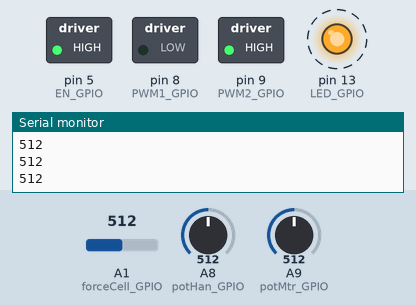
A sketch run on a simulated Arduino Mega 2560, built with avr-gcc and run on an emulated ATmega2560. Shown: switched loads named in the sketch (green lamp = pin HIGH), output pins drawn as LEDs (lit = HIGH), the last lines printed to the serial monitor. Dashed ring = blinking. The inputs (shaded band) are chosen by the test bench; at power-on: A9 (potMtr_GPIO) = 512, A1 (forceCell_GPIO) = 512, A8 (potHan_GPIO) = 512.

Above: at 1.2 s.
1.3 s: A9 (potMtr_GPIO) set to 716
At 3.8 s:
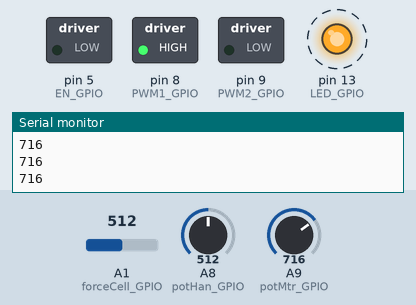
4.3 s: A9 (potMtr_GPIO) set to 779
6.5 s: A9 (potMtr_GPIO) set to 812
At 8.8 s:
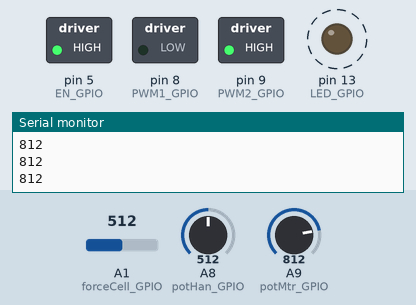
9.5 s: A9 (potMtr_GPIO) set to 122
At 10.5 s:
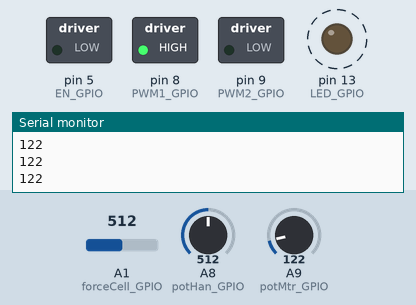
12.5 s: A9 (potMtr_GPIO) set to 264
14.5 s: A9 (potMtr_GPIO) set to 290
At 15.5 s:
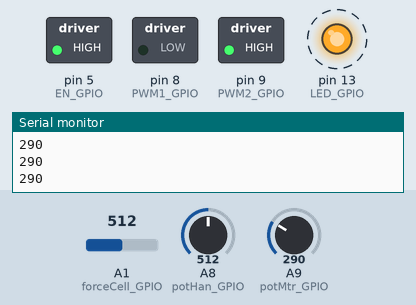
Timing chart, 0 to 18.5 s (numbered marks = the images above; inputs shaded):
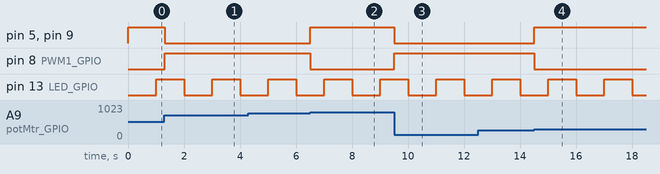

Measured:
- the behaviour switches between 793 and 794 on A9 (potMtr_GPIO) (found by bisection; images 1 and 2)
- the behaviour switches between 280 and 281 on A9 (potMtr_GPIO) (found by bisection; images 3 and 4)
- after the input at 1.3 s, pin 5 (EN_GPIO), pin 9 (PWM2_GPIO): HIGH → LOW at once; pin 8 (PWM1_GPIO): LOW → HIGH at once
- after the input at 6.5 s, pin 5 (EN_GPIO), pin 9 (PWM2_GPIO): LOW → HIGH at once; pin 8 (PWM1_GPIO): HIGH → LOW at once
- after the input at 9.5 s, pin 5 (EN_GPIO), pin 9 (PWM2_GPIO): HIGH → LOW at once; pin 8 (PWM1_GPIO): LOW → HIGH at once
- after the input at 14.5 s, pin 5 (EN_GPIO), pin 9 (PWM2_GPIO): LOW → HIGH at once; pin 8 (PWM1_GPIO): HIGH → LOW at once
- by itself, pin 13 (LED_GPIO): alternates HIGH for 1.0 s and LOW for 1.0 s

The sketch:

MtrCntrl.ino
```cpp
#include "MtrCntrl.h"


unsigned long timeNow;
unsigned long timePrev;
unsigned long diffTime;
unsigned long timeLater;

/* Classes */
MotorControl mtrCntrl;
mtrPosUnwrap snsfFilter;

TimerFive heartBeatTimer;
TimerFour teleTimer;
TimerThree cntrlTimer;

void setup() {
  Serial.begin(115200);

  /* GPIO Set */
  pinMode(LED_GPIO, OUTPUT);
  pinMode(EN_GPIO, OUTPUT);
  pinMode(PWM2_GPIO, OUTPUT);
  pinMode(PWM1_GPIO, OUTPUT);

  // ----- Init Timers ---------//
   /* -- 1 Hz -- */
  heartBeatTimer.initialize();
  heartBeatTimer.attachInterrupt(heartBeat, HeartBeatRate);

  /* -- 500 Hz -- */
  teleTimer.initialize();
  teleTimer.attachInterrupt(teleExec, TelemetryRate);

  /* -- 1000 Hz -- */
  cntrlTimer.initialize();
  cntrlTimer.attachInterrupt(mtrExec, ControlRate);
  cntrlTimer.pwm(EN_GPIO, 0, ControlRate);

  // ----- Init Motor Controller ---------//
  mtrCntrl.Init(&cntrlTimer);
  snsfFilter.setFilter(1);
  snsfFilter.setThreshold(20);
  snsfFilter.init(mtrCntrl.getPosCnts());

  Serial.println(" Init complete! ");

}

void loop() {

  // ----- Check for new commands via serial ---------//
  if (Serial.available()) {
    mtrCntrl.cmdCnts = Serial.parseInt();

   // numRxBytes = Serial.readBytesUntil('\n',serialBuffer,64);
  }


  //mtrCntrl.pwmCmd = 3000;
  // ----- Print data based on Timer 4 ISR ---------//
  if (printFlag == 1){
    printMe();
   // Serial.println(diffTime);
    //Serial.println(timeNow - timeLater);

    printFlag = 0;
  }
}


void mtrExec()
{

  timeNow = micros();
    mtrCntrl.readSensor();

    snsfFilter.unwrapAlgo(mtrCntrl.getPosCnts());
    mtrCntrl.setPosCnts(snsfFilter.getPosCounts());

    mtrCntrl.mtrVel_rpm = ((float)snsfFilter.diffCounts)*mtrCntrl.CNTPS2RPM;
    mtrCntrl.execCntrl();
    mtrCntrl.updatePWM();

   timeLater = micros();

   //diffTime = timeNow - timePrev;
   diffTime = timeLater  - timeNow;
   timePrev = timeNow;


}


void teleExec()
{
  printFlag = 1;
 // memcpy(serialRxBuf.bytes, serialBuffer,numRxBytes);

 // if (serialRxBuf.ID == 1){
  //  mtrCntrl.pwmCmd = serialRxBuf.Data1;
  //}
}


void heartBeat()
{
  //PORTB ^= _BV(PB5);

  digitalWrite(LED_BUILTIN, !digitalRead(LED_BUILTIN));
}

void printMe()
{

//    Serial.print(snsfFilter.augMtrPos);
//    Serial.print("    ");
//    Serial.print(snsfFilter.sampledMtrPos);
//    Serial.print("    ");
//    Serial.print(snsfFilter.predictMode_crit_1);
//    Serial.print("    ");
//    Serial.print(snsfFilter.predictMode_crit_2);
//    Serial.print("    ");
//    Serial.print(snsfFilter.predictMode_crit_3);
//    Serial.print("    ");
//    Serial.print(snsfFilter.predictMode_crit_4);
//    Serial.print("    ");
//    Serial.print(snsfFilter.predictMode_crit_5);
//    Serial.print("    ");
//    Serial.print(snsfFilter.PREDICT);
//    Serial.print("    ");
//    Serial.print(snsfFilter.TRACKING);
//    Serial.print("    ");
//    Serial.print(snsfFilter.AQRTRACK);
//    Serial.print("    ");


    Serial.println(mtrCntrl.sampledMtrPos);


//    Serial.print("");
//    Serial.println(mtrCntrl.potHanCnts);


// if(bufferHeadIdx != bufferIdx){
  //  Serial.write(serialBuffer[bufferHeadIdx:bufferHeadIdx+8], 8);
 //   bufferHeadIdx = bufferHeadIdx +8;
 // }

}
```

MtrCntrl.h
```cpp
#ifndef MTRCNTRL_H
#define MTRCNTRL_H

#include <avr/io.h>
#include <avr/interrupt.h>
#include "Arduino.h"
#include "fastADC.h"
#include "TimerFour.h"
#include "TimerFive.h"
#include "MtrCntrlClass.h"
#include "mtrPosUnwrap.h"
#include <math.h>

/* #defines */
int ControlRate     = 1000.0;   // 1000 Hz, microseconds
float HeartBeatRate = 1e6;  // 1 Hz, microseconds
int TelemetryRate   = 20000; // 500 Hz, microseconds

int EN_GPIO         = 5;
int PWM2_GPIO       = 9;
int PWM1_GPIO       = 8;
int LED_GPIO        = 13;
int forceCell_GPIO  = A1;
int potMtr_GPIO     = A9;
int potHan_GPIO     = A8;

/*
 * tq   0
 * cnts 1023
 *
 */


/* Function Prototypes */
void teleExec();
void mtrExec();
void heartBeat();
void printMe();

/* Globals */
volatile int printFlag = 0;
int numRxBytes         = 0;
byte serialBuffer[64];

volatile int bufferHeadIdx = 0;
volatile int bufferTailIdx = 0;
volatile int bufferIdx     = 0;


/* -- Unions of Serial Buffer -- */
union {
  byte  ID;    // 1 byte
  int   Data1;  // 2 bytes
  int   Data2;  // 2 bytes
  unsigned char bytes[5];
  } serialRxBuf;

union {
  int   val1;  // 2 bytes
  int   val2;  // 2 bytes
  float val3;  // 4 bytes
  unsigned char bytes[8];
  } serialTxBuf;

  #endif
```

MtrCntrlClass.cpp
```cpp
#include "MtrCntrlClass.h"
#include <avr/io.h>
#include <avr/interrupt.h>


void MotorControl::Init(TimerThree* Timer3)
{

  _Timer3 = Timer3;
  digitalWrite(PWM2_GPIO, HIGH);
  digitalWrite(PWM1_GPIO, LOW);

  readSensor();
  pwmCmdPrev = 0;
  pwmCmd = 0;


}

void MotorControl::readSensor()
{
  potMtrCnts    = analogRead(potMtr_GPIO);
  potHanCnts    = 1023- analogRead(potHan_GPIO);
  forceCellCnts = analogRead(forceCell_GPIO);

  sampledMtrPos = potMtrCnts;

  //pwmCmd = forceCellCnts*4;

}


void MotorControl::execCntrl()
{
  int PWMCmdTemp = 0;

   PWMCmdTemp = ceil((potHanCnts - sampledMtrPos)*80);
    pwmCmd = map(PWMCmdTemp, -500, 500, 2500, 4095);
}

void MotorControl::updatePWM()
{
  if (pwmCmd != pwmCmdPrev){
    pwmCmdPrev = pwmCmd;
    //printFlag = 1;
     if (pwmCmd == 0)    { // Turn off if 0
          _Timer3->setPwmDuty(EN_GPIO, 0);
        }
        else if (pwmCmd > 0) { // Positive direction
          digitalWrite(PWM2_GPIO, HIGH);
          digitalWrite(PWM1_GPIO, LOW);
          _Timer3->setPwmDuty(EN_GPIO, pwmCmd);
        }
        else if (pwmCmd < 0) { // Negative direction
          digitalWrite(PWM2_GPIO, LOW);
          digitalWrite(PWM1_GPIO, HIGH);
          _Timer3->setPwmDuty(EN_GPIO, pwmCmd);
        }
        else {
           _Timer3->setPwmDuty(EN_GPIO, 0);
        }
    }
}


int  MotorControl::getPosCnts()
{
  return sampledMtrPos;

}

void  MotorControl::setPosCnts(int cntsIn)
{
  sampledMtrPos = cntsIn;

}
```

MtrCntrlClass.h
```cpp
#include <avr/io.h>
#include <avr/interrupt.h>
#include "Arduino.h"
#include "TimerThree.h"

extern int EN_GPIO;
extern int PWM2_GPIO;
extern int PWM1_GPIO;
extern int LED_GPIO;
extern int forceCell_GPIO;
extern int potMtr_GPIO;
extern int potHan_GPIO;
extern int ControlRate;


class MotorControl
{
  public:
    // Pre Calcs
    float CNTPS2RPM = (60.0/1023.0)/(ControlRate*1.0e-6);

    int sampledMtrPos;

    int cmdCnts = 0;

    // ADCs counts
    volatile int potMtrCnts      = 0;
    volatile int potHanCnts      = 0;
    volatile int forceCellCnts   = 0;

    // Calculated values
    volatile float mtrVel_rpm = 0;

    // Command Variables
    int pwmCmdPrev;
    int pwmCmd;

    char printData[50];
    int printFlag = 0;
    TimerThree* _Timer3;

    // methods
    void Init(TimerThree* Timer3);
    void readSensor();
    void execCntrl();
    void updatePWM();
	  int  getPosCnts();
    void setPosCnts(int cntsIn);
};

/* ---------------------------------*/
/* ----------- Timer 4--------------*/
/* ---------------------------------*/
//
//void initTimer4()
//{
//  unsigned char clockSelectBits;
//
//  TCCR4A = 0;
//  TCCR4B = 0;
//  TCNT4  = 0;
//
//  OCR4A = 15624;            //1 Hz, fclock/(prescaler * rate) - 1
//  TCCR4B |= (1 << WGM42);   // CTC mode
//  TCCR4B |= (1 << CS40) | (1 << CS42);    // 256 prescaler
//  TIMSK4 |= (1 << OCIE4A);  // enable timer compare interrupt
//
//}
/* ISR for Timer 4 */
//ISR(TIMER4_COMPA_vect)          // timer compare interrupt service routine
//{
//  printFlag = 1;
 // PORTB ^= _BV(PB5);  // Toggle pin 13
//  digitalWrite(LED_GPIO, digitalRead(LED_GPIO) ^ 1);
//}
```

TimerFive.cpp
```cpp
// (licence header left out)
#include "TimerFive.h"
             // preinstatiate

ISR(TIMER5_OVF_vect)          // interrupt service routine that wraps a user defined function supplied by attachInterrupt
{
  heartBeatTimer.isrCallback();
}

void TimerFive::initialize(long microseconds)
{
  TCCR5A = 0;                 // clear control register A
  TCCR5B = _BV(WGM53);        // set mode as phase and frequency correct pwm, stop the timer
  setPeriod(microseconds);
}

void TimerFive::setPeriod(long microseconds)
{
  long cycles = (F_CPU * microseconds) / 2000000;                                // the counter runs backwards after TOP, interrupt is at BOTTOM so divide microseconds by 2
  if(cycles < RESOLUTION)              clockSelectBits = _BV(CS50);              // no prescale, full xtal
  else if((cycles >>= 3) < RESOLUTION) clockSelectBits = _BV(CS51);              // prescale by /8
  else if((cycles >>= 3) < RESOLUTION) clockSelectBits = _BV(CS51) | _BV(CS50);  // prescale by /64
  else if((cycles >>= 2) < RESOLUTION) clockSelectBits = _BV(CS52);              // prescale by /256
  else if((cycles >>= 2) < RESOLUTION) clockSelectBits = _BV(CS52) | _BV(CS50);  // prescale by /1024
  else        cycles = RESOLUTION - 1, clockSelectBits = _BV(CS52) | _BV(CS50);  // request was out of bounds, set as maximum
  ICR5 = pwmPeriod = cycles;                                                     // ICR1 is TOP in p & f correct pwm mode
  TCCR5B &= ~(_BV(CS50) | _BV(CS51) | _BV(CS52));
  TCCR5B |= clockSelectBits;                                                     // reset clock select register
}

void TimerFive::setPwmDuty(char pin, int duty) // expects duty cycle to be 12 bit 4096 (50%=2048, 100%=4096)
{
  unsigned long dutyCycle = pwmPeriod;
  dutyCycle *= duty;
  dutyCycle >>= 12;
  if(pin == 46) {OCR5A = dutyCycle;}
  if(pin == 45) {OCR5B = dutyCycle;}
  if(pin == 44) {OCR5C = dutyCycle;}
}

void TimerFive::pwm(char pin, int duty, long microseconds)  // expects duty cycle to be 12 bit 4096 (50%=2048, 100%=4096)
{
  if(microseconds > 0) setPeriod(microseconds);

	// sets data direction register for pwm output pin
	// activates the output pin
  if(pin == 46) { DDRL |= _BV(PORTL3); TCCR5A |= _BV(COM5A1); }
  if(pin == 45) { DDRL |= _BV(PORTL4); TCCR5A |= _BV(COM5B1); }
  if(pin == 44) { DDRL |= _BV(PORTL5); TCCR5A |= _BV(COM5C1); }
  setPwmDuty(pin, duty);
  start();
}

void TimerFive::disablePwm(char pin)
{
  if(pin == 46) TCCR5A &= ~_BV(COM5A1);   // clear the bit that enables pwm on PL3
  if(pin == 45) TCCR5A &= ~_BV(COM5B1);   // clear the bit that enables pwm on PL4
  if(pin == 44) TCCR5A &= ~_BV(COM5C1);   // clear the bit that enables pwm on PL5
}

void TimerFive::attachInterrupt(void (*isr)(), long microseconds)
{
  if(microseconds > 0) setPeriod(microseconds);
  isrCallback = isr;                                       // register the user's callback with the real ISR
  TIMSK5 = _BV(TOIE5);                                     // sets the timer overflow interrupt enable bit
  sei();                                                   // ensures that interrupts are globally enabled
  start();
}

void TimerFive::detachInterrupt()
{
  TIMSK5 &= ~_BV(TOIE5);                                   // clears the timer overflow interrupt enable bit
}

void TimerFive::start()
{
  TCCR5B |= clockSelectBits;
}

void TimerFive::stop()
{
  TCCR5B &= ~(_BV(CS50) | _BV(CS51) | _BV(CS52));          // clears all clock selects bits
}

void TimerFive::restart()
{
  TCNT5 = 0;
}
```

TimerFive.h
```cpp
// (licence header left out)
#include <avr/io.h>
#include <avr/interrupt.h>

#define RESOLUTION 65536    // Timer5 is 16 bit

class TimerFive
{
  public:

    // properties
    unsigned int pwmPeriod;
    unsigned char clockSelectBits;

    // methods
    void initialize(long microseconds=1000000);
    void start();
    void stop();
    void restart();
    void pwm(char pin, int duty, long microseconds=-1);
    void disablePwm(char pin);
    void attachInterrupt(void (*isr)(), long microseconds=-1);
    void detachInterrupt();
    void setPeriod(long microseconds);
    void setPwmDuty(char pin, int duty);
    void (*isrCallback)();
};

extern TimerFive heartBeatTimer;
```

TimerFour.cpp
```cpp
// (licence header left out)
#include "TimerFour.h"


ISR(TIMER4_OVF_vect)          // interrupt service routine that wraps a user defined function supplied by attachInterrupt
{
  teleTimer.isrCallback();
}

void TimerFour::initialize(long microseconds)
{
  TCCR4A = 0;                 // clear control register A
  TCCR4B = _BV(WGM43);        // set mode as phase and frequency correct pwm, stop the timer
  setPeriod(microseconds);
}

void TimerFour::setPeriod(long microseconds)
{
  long cycles = (F_CPU * microseconds) / 2000000;                                // the counter runs backwards after TOP, interrupt is at BOTTOM so divide microseconds by 2
  if(cycles < RESOLUTION)              clockSelectBits = _BV(CS40);              // no prescale, full xtal
  else if((cycles >>= 3) < RESOLUTION) clockSelectBits = _BV(CS41);              // prescale by /8
  else if((cycles >>= 3) < RESOLUTION) clockSelectBits = _BV(CS41) | _BV(CS40);  // prescale by /64
  else if((cycles >>= 2) < RESOLUTION) clockSelectBits = _BV(CS42);              // prescale by /256
  else if((cycles >>= 2) < RESOLUTION) clockSelectBits = _BV(CS42) | _BV(CS40);  // prescale by /1024
  else        cycles = RESOLUTION - 1, clockSelectBits = _BV(CS42) | _BV(CS40);  // request was out of bounds, set as maximum
  ICR4 = pwmPeriod = cycles;                                                     // ICR1 is TOP in p & f correct pwm mode
  TCCR4B &= ~(_BV(CS40) | _BV(CS41) | _BV(CS42));
  TCCR4B |= clockSelectBits;                                                     // reset clock select register
}

void TimerFour::setPwmDuty(char pin, int duty) // expects duty cycle to be 12 bit 4096 (50%=2048, 100%=4096)
{
  unsigned long dutyCycle = pwmPeriod;
  dutyCycle *= duty;
  dutyCycle >>= 12;
  if(pin == 8) {OCR4A = dutyCycle;}
  if(pin == 7) {OCR4B = dutyCycle;}
  if(pin == 6) {OCR4C = dutyCycle;}
}

void TimerFour::pwm(char pin, int duty, long microseconds)  // expects duty cycle to be 12 bit 4096 (50%=2048, 100%=4096)
{
  if(microseconds > 0) setPeriod(microseconds);

  // sets data direction register for pwm output pin
  // activates the output pin
  if(pin == 8) { DDRL |= _BV(PORTL3); TCCR4A |= _BV(COM4A1); }
  if(pin == 7) { DDRL |= _BV(PORTL4); TCCR4A |= _BV(COM4B1); }
  if(pin == 6) { DDRL |= _BV(PORTL5); TCCR4A |= _BV(COM4C1); }
  setPwmDuty(pin, duty);
  start();
}

void TimerFour::disablePwm(char pin)
{
  if(pin == 8) TCCR4A &= ~_BV(COM4A1);   // clear the bit that enables pwm on PL4
  if(pin == 7) TCCR4A &= ~_BV(COM4B1);   // clear the bit that enables pwm on PL4
  if(pin == 6) TCCR4A &= ~_BV(COM4C1);   // clear the bit that enables pwm on PL5
}

void TimerFour::attachInterrupt(void (*isr)(), long microseconds)
{
  if(microseconds > 0) setPeriod(microseconds);
  isrCallback = isr;                                       // register the user's callback with the real ISR
  TIMSK4 = _BV(TOIE4);                                     // sets the timer overflow interrupt enable bit
  sei();                                                   // ensures that interrupts are globally enabled
  start();
}

void TimerFour::detachInterrupt()
{
  TIMSK4 &= ~_BV(TOIE4);                                   // clears the timer overflow interrupt enable bit
}

void TimerFour::start()
{
  TCCR4B |= clockSelectBits;
}

void TimerFour::stop()
{
  TCCR4B &= ~(_BV(CS40) | _BV(CS41) | _BV(CS42));          // clears all clock selects bits
}

void TimerFour::restart()
{
  TCNT4 = 0;
}
```

TimerFour.h
```cpp
// (licence header left out)
#include <avr/io.h>
#include <avr/interrupt.h>

#define RESOLUTION 65536    // Timer3 is 16 bit

class TimerFour
{
  public:

    // properties
    unsigned int pwmPeriod;
    unsigned char clockSelectBits;

    // methods
    void initialize(long microseconds=1000000);
    void start();
    void stop();
    void restart();
    void pwm(char pin, int duty, long microseconds=-1);
    void disablePwm(char pin);
    void attachInterrupt(void (*isr)(), long microseconds=-1);
    void detachInterrupt();
    void setPeriod(long microseconds);
    void setPwmDuty(char pin, int duty);
    void (*isrCallback)();
};

extern TimerFour teleTimer;
```

fastADC.h
```cpp
// (licence header left out)
#ifndef analogReadFast_H
#define analogReadFast_H

int inline analogReadFast(byte ADCpin);

#if defined(__arm__)
int inline analogReadFast(byte ADCpin)    // inline library functions must be in header
{ ADC->CTRLA.bit.ENABLE = 0;              // disable ADC
  while( ADC->STATUS.bit.SYNCBUSY == 1 ); // wait for synchronization

  int CTRLBoriginal = ADC->CTRLB.reg;
  int AVGCTRLoriginal = ADC->AVGCTRL.reg;
  int SAMPCTRLoriginal = ADC->SAMPCTRL.reg;

  ADC->CTRLB.reg &= 0b1111100011111111;          // mask PRESCALER bits
  ADC->CTRLB.reg |= ADC_CTRLB_PRESCALER_DIV64;   // divide Clock by 64
  ADC->AVGCTRL.reg = ADC_AVGCTRL_SAMPLENUM_1 |   // take 1 sample
                     ADC_AVGCTRL_ADJRES(0x00ul); // adjusting result by 0
  ADC->SAMPCTRL.reg = 0x00;                      // sampling Time Length = 0

  ADC->CTRLA.bit.ENABLE = 1;                     // enable ADC
  while(ADC->STATUS.bit.SYNCBUSY == 1);          // wait for synchronization

  int adc = analogRead(ADCpin);

  ADC->CTRLB.reg = CTRLBoriginal;
  ADC->AVGCTRL.reg = AVGCTRLoriginal;
  ADC->SAMPCTRL.reg = SAMPCTRLoriginal;

  return adc;
}
#else
int inline analogReadFast(byte ADCpin)
{ byte ADCSRAoriginal = ADCSRA;
  ADCSRA = (ADCSRA & B11111000) | 4;
  int adc = analogRead(ADCpin);
  ADCSRA = ADCSRAoriginal;
  return adc;
}
#endif
#endif
```

Source omitted: mtrPosUnwrap.cpp (5450 bytes), mtrPosUnwrap.h (1463 bytes)
